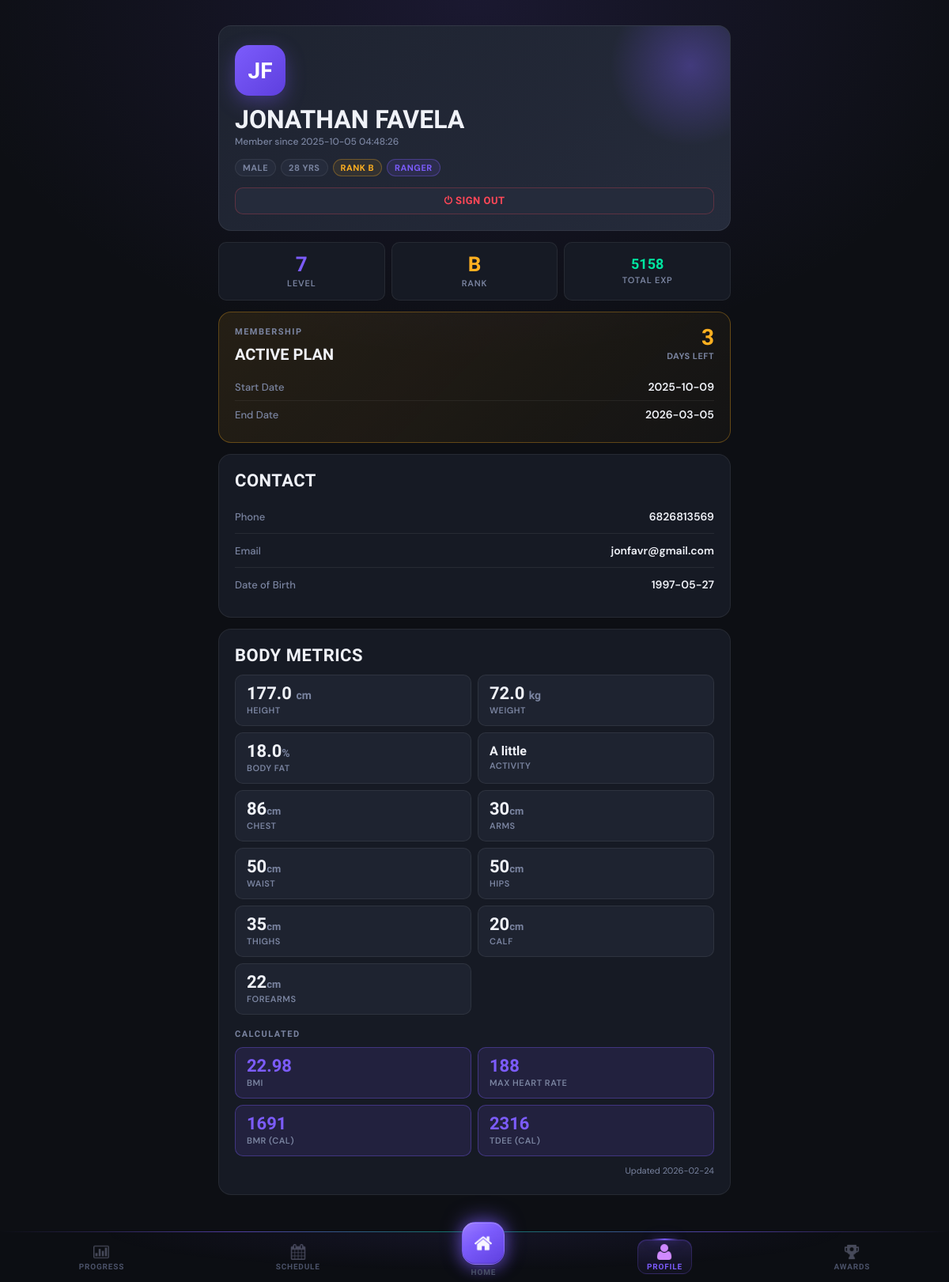
Before: /profile (signed in) with the older database file.
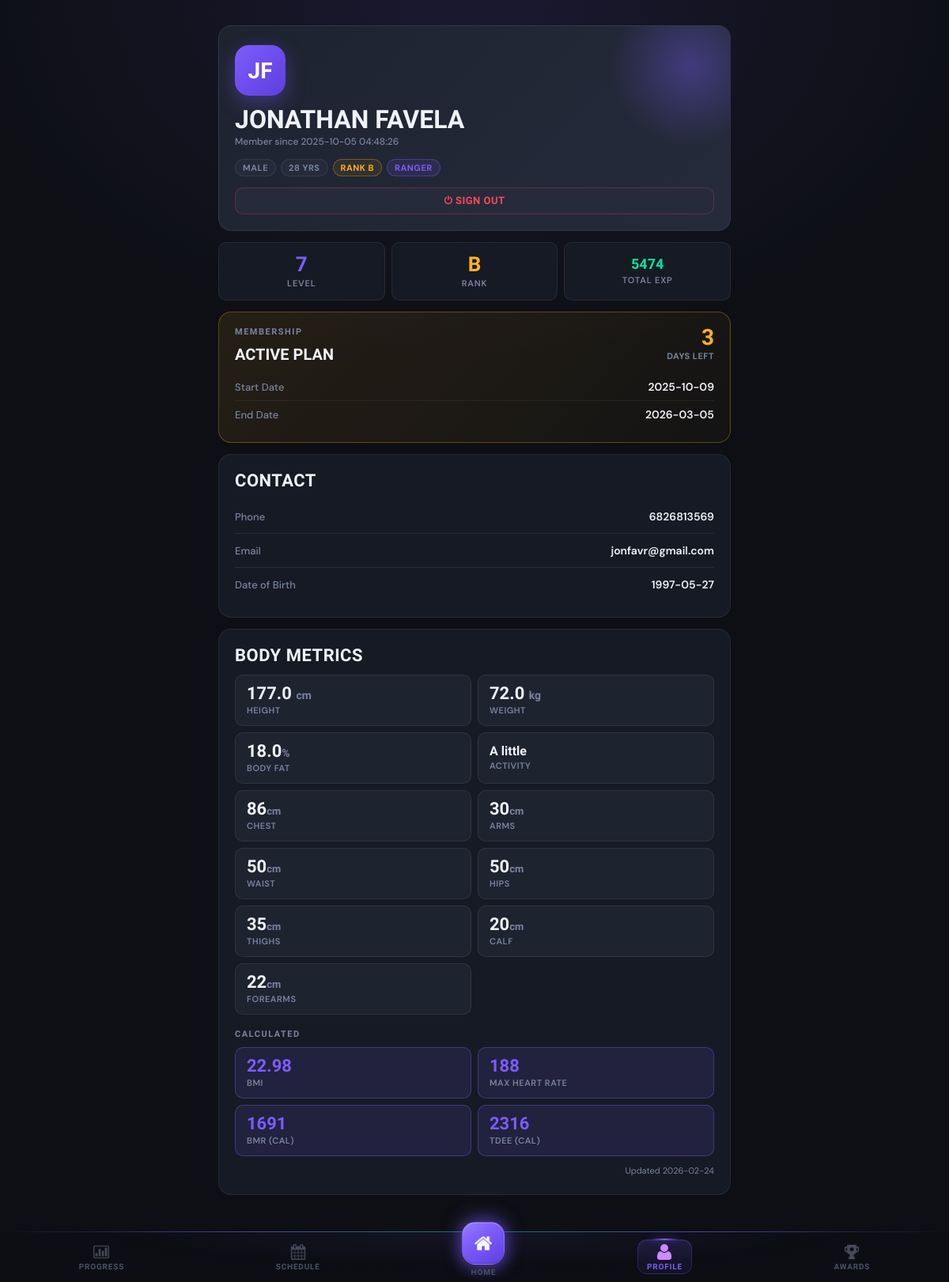
After: the same page with the newer database file.
### tables this page shows
CREATE TABLE client_gamification (
                gamification_id INTEGER PRIMARY KEY AUTOINCREMENT,
                client_id INTEGER UNIQUE NOT NULL,
                current_level INTEGER DEFAULT 1,
                current_exp INTEGER DEFAULT 0,
                total_exp INTEGER DEFAULT 0,
                rank TEXT DEFAULT 'E',
                client_class TEXT,
                class_unlocked_at_level INTEGER, current_streak INTEGER DEFAULT 0, longest_streak INTEGER DEFAULT 0, total_reps INTEGER DEFAULT 0, workouts_completed INTEGER DEFAULT 0,
                FOREIGN KEY (client_id) REFERENCES clients(client_id) ON DELETE CASCADE
            );

### main.py (the view)
@app.route('/profile')
@login_required
def profile():
    client_id = session['client_id']
    client = Client.get_by_id(client_id)
    physical_data = client.get_latest_physical_data()
    gam_data = client.get_gamification_data()
    physical_data_calculated = {}
    if physical_data:
        physical_data_calculated['bmi_value'] = round((physical_data['weight_kg'] / ((physical_data['height_cm'] / 100) ** 2)), 2)
        physical_data_calculated['mhr_value'] = int(208 - (0.7 * client.age))
        if client.gender == 'Male':
            physical_data_calculated['bmr_value'] = int((10 * physical_data['weight_kg']) + (6.25 * physical_data['height_cm']) - (5 * client.age) + 5)
        else:
            physical_data_calculated['bmr_value'] = int((10 * physical_data['weight_kg']) + (6.25 * physical_data['height_cm']) - (5 * client.age) - 161)
        if physical_data['activity'] == "Extreme":
            physical_data_calculated['tdee_value'] = int(physical_data_calculated['bmr_value'] * 1.9)
        elif physical_data['activity'] == "A lot":
            physical_data_calculated['tdee_value'] = int(physical_data_calculated['bmr_value'] * 1.72)
        elif physical_data['activity'] == "Some":
            physical_data_calculated['tdee_value'] = int(physical_data_calculated['bmr_value'] * 1.55)
        elif physical_data['activity'] == "A little":
            physical_data_calculated['tdee_value'] = int(physical_data_calculated['bmr_value'] * 1.37)
        else:
            physical_data_calculated['tdee_value'] = int(physical_data_calculated['bmr_value'] * 1.2)
    mc = MembershipController()
    membership = mc.get_client_membership(client_id)
    if membership:
        start_date = datetime.strptime(membership['start_date'], '%Y-%m-%d').date()
        end_date = datetime.strptime(membership['end_date'], '%Y-%m-%d').date()
        days_left = (end_date - date.today()).days
    return render_template('profile.html',
                         client=client,
                         physical_data=physical_data,
                         physical_data_calculated = physical_data_calculated,
                         gam_data=gam_data,
                         membership=membership,
                         start_date=start_date,
                         end_date=end_date,
                         days_left=days_left)

### controllers/membership_controller.py (called while the page is built)
    def get_client_membership(self, client_id):
        query = """
            SELECT * FROM client_memberships
            WHERE client_id = ?
            ORDER BY end_date DESC
            LIMIT 1
        """
        result = self.db.execute_query(query, (client_id,))
        return dict(result[0]) if result else None

### database/db_manager.py (called while the page is built)
    def connect(self):
        self.conn = sqlite3.connect(self.db_name)
        self.conn.row_factory = sqlite3.Row  # Access columns by name
        self.cursor = self.conn.cursor()

    def disconnect(self):
        if self.conn:
            self.conn.close()

    def execute_query(self, query, params=None):
        self.connect()
        if params:
            self.cursor.execute(query, params)
        else:
            self.cursor.execute(query)
        results = self.cursor.fetchall()
        self.disconnect()
        return results

### main.py (called while the page is built)
def login_required(f):
    @wraps(f)
    def decorated_function(*args, **kwargs):
        if 'client_id' not in session:
            return redirect(url_for('login'))
        return f(*args, **kwargs)
    return decorated_function

### models/client.py (called while the page is built)
    @property
    def full_name(self):
        return f"{self.first_name} {self.last_name}"

### templates/profile.html (shortened to what the changed rows need)
{% extends "base.html" %}
{% block content %}
<div class="profile-hero">
    <div class="profile-tags">
        {% if client.gender %}<span class="tag">{{ client.gender }}</span>{% endif %}
        {% if client.age %}<span class="tag">{{ client.age }} yrs</span>{% endif %}
        {% if gam_data %}<span class="tag tag-amber">Rank {{ gam_data.rank }}</span>{% endif %}
        {% if gam_data and gam_data.client_class %}<span class="tag tag-brand">{{ gam_data.client_class }}</span>{% endif %}
    </div>
</div>
{% if gam_data %}
<div class="gam-row">
    <div class="gam-cell">
        <span class="gam-cell-val" style="color:var(--brand);">{{ gam_data.current_level }}</span>
        <span class="gam-cell-lbl">Level</span>
    </div>
    <div class="gam-cell">
        <span class="gam-cell-val" style="color:var(--amber);">{{ gam_data.rank }}</span>
        <span class="gam-cell-lbl">Rank</span>
    </div>
    <div class="gam-cell">
        <span class="gam-cell-val" style="color:var(--green); font-size:18px; padding-top:4px;">{{ gam_data.total_exp }}</span>
        <span class="gam-cell-lbl">Total EXP</span>
    </div>
</div>
{% endif %}
<div class="card">
    <h2>Contact</h2>
</div>
{% if physical_data %}
<div class="card">
    <h2>Body Metrics</h2>
</div>
{% else %}
<div class="card">
    <h2>Body Metrics</h2>
    <p>No physical data recorded yet.</p>
</div>
{% endif %}
{% endblock %}

Changed rows visible on the page:
changed client_gamification "RANGER": total_exp "5158" → "5474"
